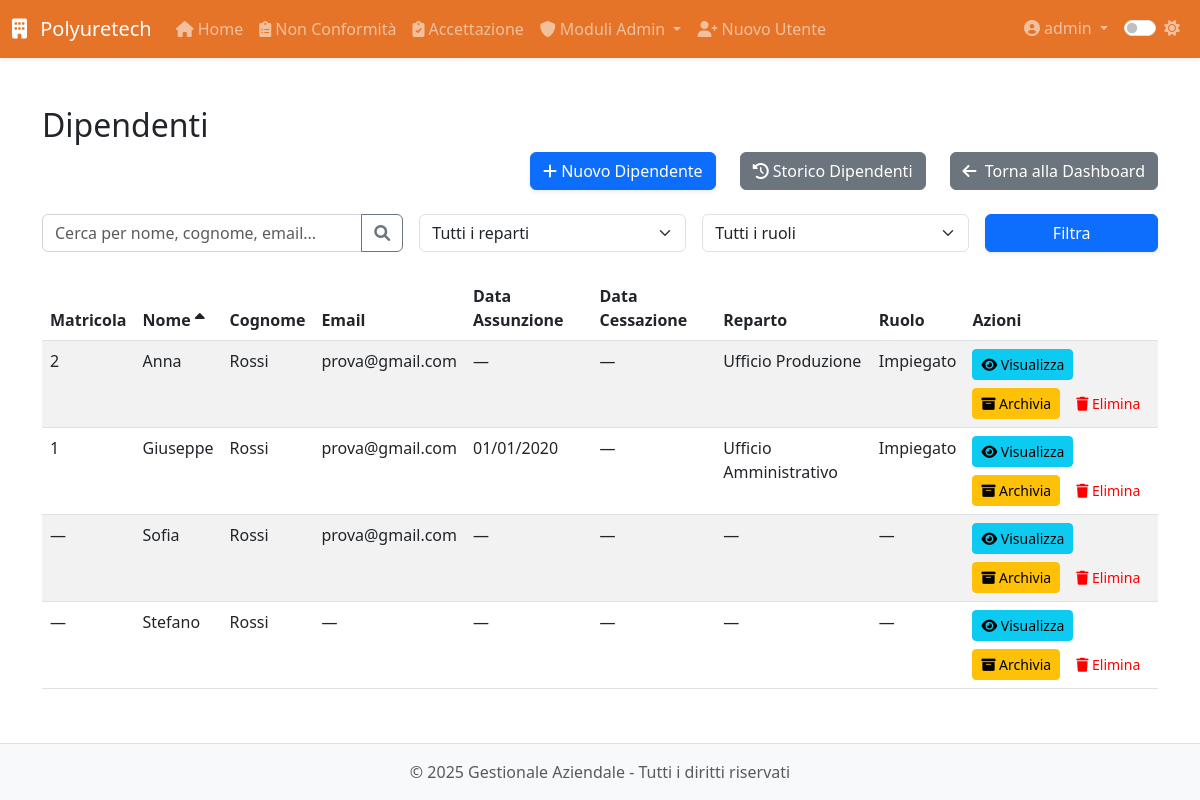
The page /modulo8/modulo8/dipendenti (signed in) on the database as committed earlier.
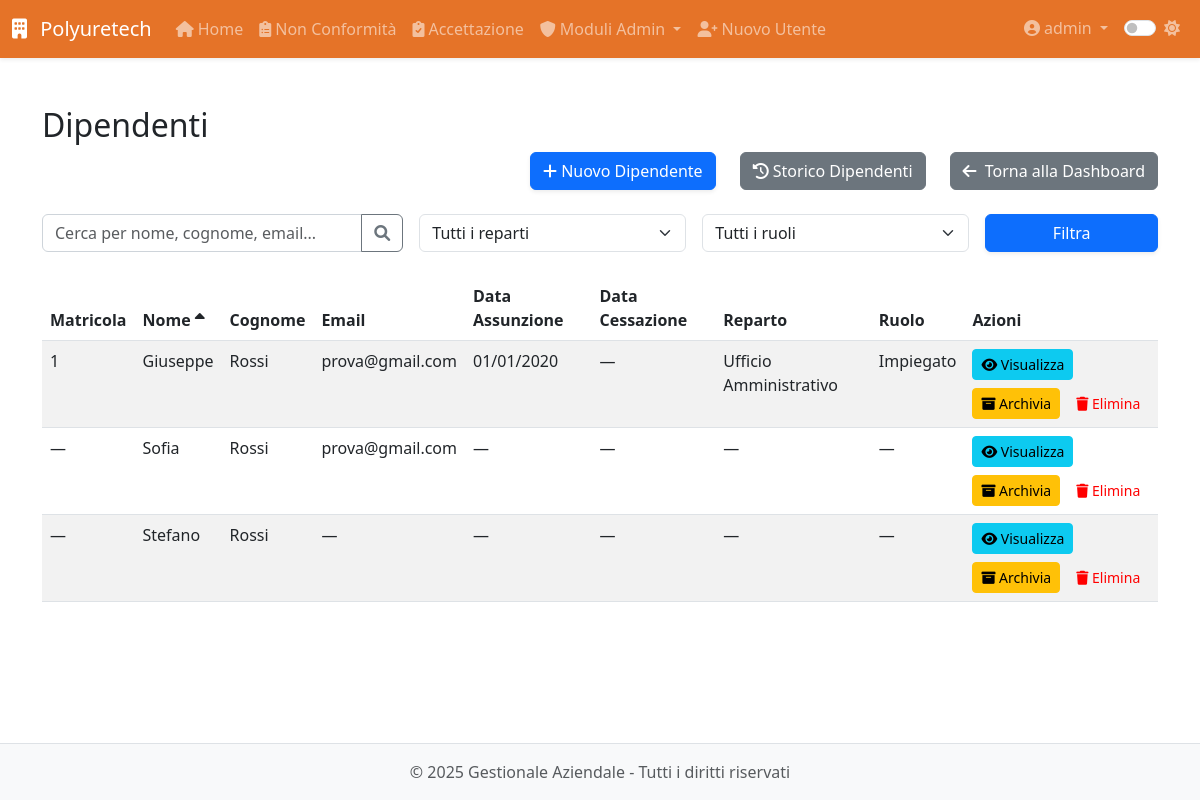
The same page on the database as committed later.
### app/models.py (models this page shows, shortened)
class Dipendente(db.Model):
    __tablename__ = 'dipendente'
    id = db.Column(db.Integer, primary_key=True)
    nome = db.Column(db.String(100), nullable=False)
    cognome = db.Column(db.String(100), nullable=False)
    data_nascita = db.Column(db.Date, nullable=False)
    luogo_nascita = db.Column(db.String(100), nullable=False)
    provincia_nascita = db.Column(db.String(2), nullable=False)
    codice_fiscale = db.Column(db.String(16))
    email = db.Column(db.String(120))
    telefono = db.Column(db.String(20))
    matricola = db.Column(db.String(20), unique=True)
    reparto = db.Column(db.String(100))
    ruolo = db.Column(db.String(100))
    data_assunzione_somministrazione = db.Column(db.Date)
    agenzia_somministrazione = db.Column(db.String(100))
    data_assunzione_indeterminato = db.Column(db.Date)
    legge_104 = db.Column(db.Boolean, default=False)
    donatore_avis = db.Column(db.Boolean, default=False)
    indirizzo_residenza = db.Column(db.String(200))
    citta_residenza = db.Column(db.String(100))
    provincia_residenza = db.Column(db.String(2))
    cap_residenza = db.Column(db.String(5))
    data_cessazione = db.Column(db.Date)
    note = db.Column(db.Text)
    archiviato = db.Column(db.Boolean, default=False)
    created_by_id = db.Column(db.Integer, db.ForeignKey('users.id'))
    created_by = db.relationship('User', backref='dipendenti_creati')
    competenze = db.relationship('Competenza',
                               secondary='dipendente_competenza',
                               backref=db.backref('dipendenti', lazy='dynamic'))
    competenze_associate = db.relationship('DipendenteCompetenza',
                                         back_populates='dipendente',
                                         overlaps="competenze,dipendenti")
    vestiario = db.relationship('Inventory',
                              secondary='prelievi_vestiario',
                              backref='dipendenti')
    performance = db.relationship('Performance', back_populates='dipendente', cascade='all, delete-orphan')
    partecipazioni_corsi = db.relationship('PartecipazioneCorso', backref='dipendente', lazy=True)
    corsi_sicurezza = db.relationship('CorsoSicurezza', secondary='dipendente_corso_sicurezza',
                                    backref=db.backref('dipendenti', lazy=True))
    @property
    def data_cessazione_date(self):
        return self.data_cessazione.date() if self.data_cessazione else None

### app/routes/modulo8.py (the view, shortened to what this page needs)
@modulo8.route('/modulo8/dipendenti')
@login_required
@admin_required
def dipendenti():
    search = request.args.get('search', '')
    reparto = request.args.get('reparto', '')
    ruolo = request.args.get('ruolo', '')
    sort_by = request.args.get('sort_by', 'nome')  # default sort by nome
    sort_order = request.args.get('sort_order', 'asc')  # default ascending
    query = Dipendente.query.filter_by(archiviato=False)
    if reparto:
        query = query.filter(Dipendente.reparto == reparto)
    if ruolo:
        query = query.filter(Dipendente.ruolo == ruolo)
    if sort_order == 'desc':
        query = query.order_by(getattr(Dipendente, sort_by).desc())
    else:
        query = query.order_by(getattr(Dipendente, sort_by).asc())
    dipendenti = query.all()
    reparti = db.session.query(Dipendente.reparto).distinct().filter(Dipendente.reparto.isnot(None)).all()
    reparti = [r[0] for r in reparti]
    ruoli = db.session.query(Dipendente.ruolo).distinct().filter(Dipendente.ruolo.isnot(None)).all()
    ruoli = [r[0] for r in ruoli]
    now = datetime.utcnow()
    return render_template(
        'modulo8/dipendenti.html',
        dipendenti=dipendenti,
        now=now,
        reparti=reparti,
        ruoli=ruoli,
        sort_by=sort_by,
        sort_order=sort_order
    )

### app/models.py (called while the page is built)
@login_manager.user_loader
def load_user(id):
    return User.query.get(int(id))

    def is_admin(self):
        return self.role == 'admin'

### app/utils.py (called while the page is built)
def admin_required(f):
    @wraps(f)
    def decorated_function(*args, **kwargs):
        if not current_user.is_admin:
            abort(403)
        return f(*args, **kwargs)
    return decorated_function

### app/templates/modulo8/dipendenti.html (shortened to what the changed rows need)
{% extends 'base.html' %}
{% block content %}
<div class="module-view">
  <h2>Dipendenti</h2>
  <table class="table table-striped">
    <thead>
      <tr>
        <th>
          <a href="{{ url_for('modulo8.dipendenti', sort_by='matricola', sort_order='asc' if sort_by != 'matricola' or sort_order == 'desc' else 'desc', search=search, reparto=reparto, ruolo=ruolo) }}" class="text-decoration-none text-dark">
            Matricola
          </a>
        </th>
        <th>
          <a href="{{ url_for('modulo8.dipendenti', sort_by='nome', sort_order='asc' if sort_by != 'nome' or sort_order == 'desc' else 'desc', search=search, reparto=reparto, ruolo=ruolo) }}" class="text-decoration-none text-dark">
            Nome
            {% if sort_by == 'nome' %}
              <i class="fas fa-sort-{{ 'up' if sort_order == 'asc' else 'down' }}"></i>
            {% endif %}
          </a>
        </th>
        <th>
          <a href="{{ url_for('modulo8.dipendenti', sort_by='cognome', sort_order='asc' if sort_by != 'cognome' or sort_order == 'desc' else 'desc', search=search, reparto=reparto, ruolo=ruolo) }}" class="text-decoration-none text-dark">
            Cognome
          </a>
        </th>
        <th>
          <a href="{{ url_for('modulo8.dipendenti', sort_by='email', sort_order='asc' if sort_by != 'email' or sort_order == 'desc' else 'desc', search=search, reparto=reparto, ruolo=ruolo) }}" class="text-decoration-none text-dark">
            Email
          </a>
        </th>
        <th>
          <a href="{{ url_for('modulo8.dipendenti', sort_by='data_assunzione_indeterminato', sort_order='asc' if sort_by != 'data_assunzione_indeterminato' or sort_order == 'desc' else 'desc', search=search, reparto=reparto, ruolo=ruolo) }}" class="text-decoration-none text-dark">
            Data Assunzione
          </a>
        </th>
        <th>
          <a href="{{ url_for('modulo8.dipendenti', sort_by='data_cessazione', sort_order='asc' if sort_by != 'data_cessazione' or sort_order == 'desc' else 'desc', search=search, reparto=reparto, ruolo=ruolo) }}" class="text-decoration-none text-dark">
            Data Cessazione
          </a>
        </th>
        <th>
          <a href="{{ url_for('modulo8.dipendenti', sort_by='reparto', sort_order='asc' if sort_by != 'reparto' or sort_order == 'desc' else 'desc', search=search, reparto=reparto, ruolo=ruolo) }}" class="text-decoration-none text-dark">
            Reparto
          </a>
        </th>
        <th>
          <a href="{{ url_for('modulo8.dipendenti', sort_by='ruolo', sort_order='asc' if sort_by != 'ruolo' or sort_order == 'desc' else 'desc', search=search, reparto=reparto, ruolo=ruolo) }}" class="text-decoration-none text-dark">
            Ruolo
          </a>
        </th>
        <th>Azioni</th>
      </tr>
    </thead>
    <tbody>
      {% for dip in dipendenti %}
      <tr>
        <td>{{ dip.matricola or '—' }}</td>
        <td>{{ dip.nome }}</td>
        <td>{{ dip.cognome }}</td>
        <td>{{ dip.email or '—' }}</td>
        <td>
          {% if dip.data_assunzione_indeterminato %}
            {{ dip.data_assunzione_indeterminato.strftime('%d/%m/%Y') }}
          {% elif dip.data_assunzione_somministrazione %}
            {{ dip.data_assunzione_somministrazione.strftime('%d/%m/%Y') }}
          {% else %}
            —
          {% endif %}
        </td>
        <td>{{ dip.data_cessazione_date.strftime('%d-%m-%Y') if dip.data_cessazione_date else '—' }}</td>
        <td>{{ dip.reparto or '—' }}</td>
        <td>{{ dip.ruolo or '—' }}</td>
        <td>
          <div class="d-flex gap-2 flex-wrap">
            <a href="{{ url_for('modulo8.profilo_dipendente', id=dip.id) }}" class="btn btn-sm btn-info">
              <i class="fas fa-eye"></i> Visualizza
            </a>
            <button type="button" class="btn btn-sm btn-warning" data-bs-toggle="modal" data-bs-target="#archiveModal{{ dip.id }}">
              <i class="fas fa-archive"></i> Archivia
            </button>
            <button type="button" class="btn btn-sm btn-danger" data-bs-toggle="modal" data-bs-target="#deleteModal{{ dip.id }}">
              <i class="fas fa-trash"></i> Elimina
            </button>
          </div>
        </td>
      </tr>
      {% endfor %}
    </tbody>
  </table>
</div>
{% endblock %}

Rows that differ between the two databases and show on the page:
no longer on this page (row edited): Dipendente: matricola "2", nome "Anna", cognome "Rossi", email "prova@gmail.com", data_cessazione_date "—", reparto "Ufficio Produzione", ruolo "Impiegato"
